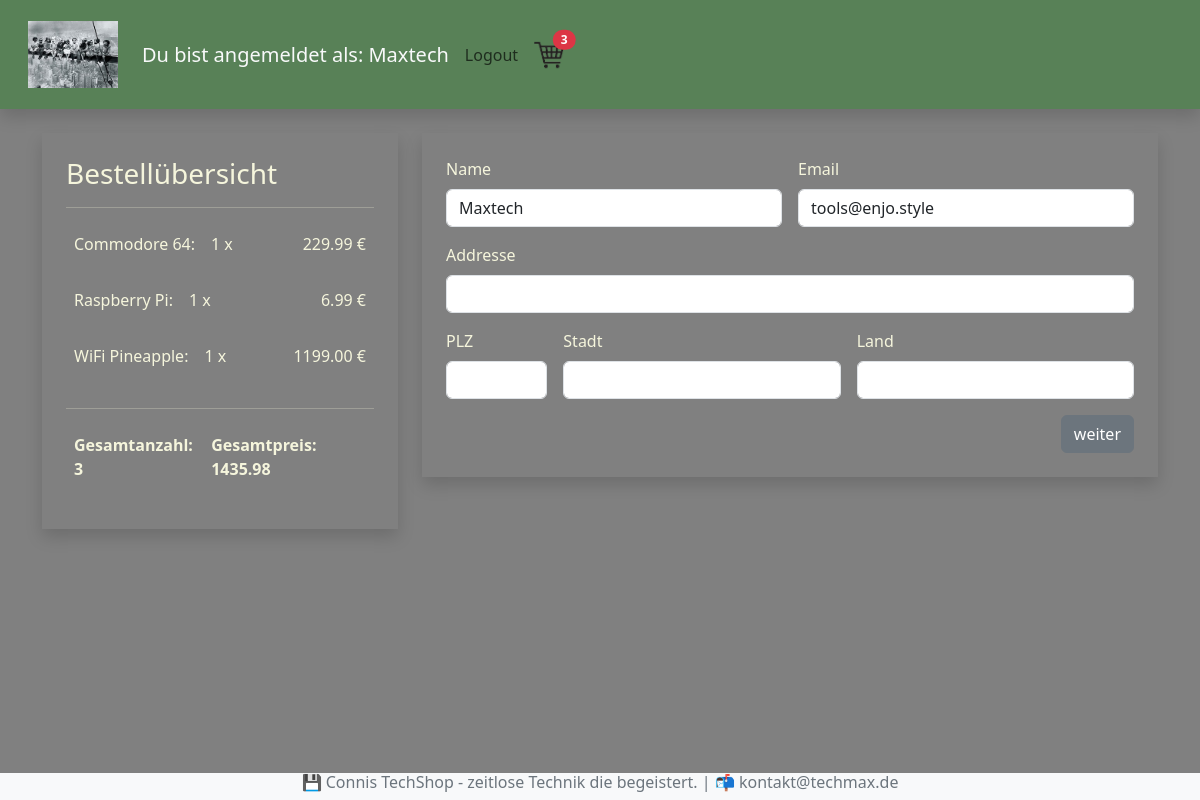
/kasse/ (signed in), run on an earlier commit of the app's database.
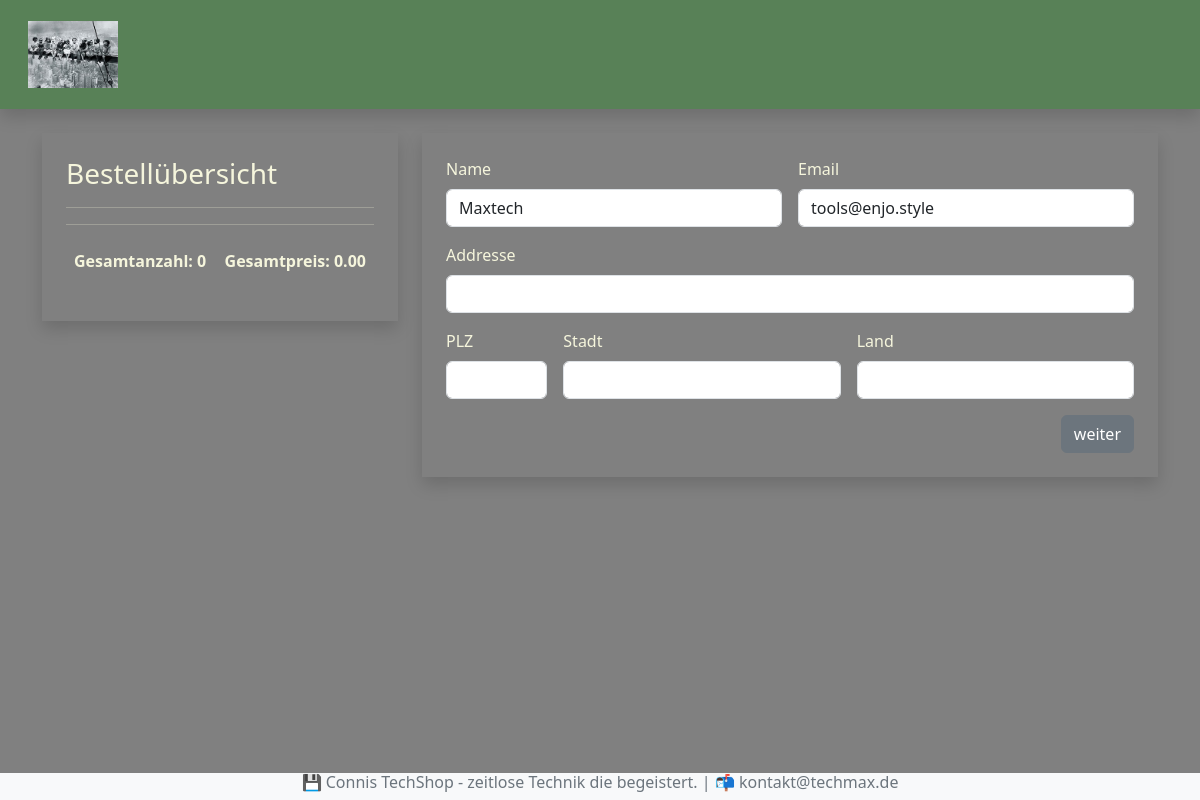
And on a later commit of the database.
### shop/models.py (models this page shows, shortened)
class BestellteArtikel(models.Model):
    artikel = models.ForeignKey(Artikel, on_delete=models.SET_NULL, null=True, blank=True)
    bestellung = models.ForeignKey(Bestellung, on_delete=models.SET_NULL, null=True, blank=True)
    menge = models.IntegerField(default=0, null=True, blank=True)
    datum = models.DateTimeField(auto_now_add=True)
    @property
    def get_summe(self):
        summe = self.artikel.preis * self.menge
        return summe

class Artikel(models.Model):
    name = models.CharField(max_length=200, null=True)
    beschreibung = models.TextField(null=True, blank=True)
    preis = models.FloatField()
    bild = models.ImageField(null=True, blank=True)
    def __str__(self):
        return str(self.name)

class Bestellung(models.Model):
    kunde = models.ForeignKey(Kunde, on_delete=models.SET_NULL, null=True, blank=True)
    bestelldatum = models.DateTimeField(auto_now_add=True)
    erledigt = models.BooleanField(default=False, null=True, blank=True)
    auftrags_id = models.CharField(max_length=200, null=200)
    @property
    def get_gesamtpreis(self):
        bestellteartikels = self.bestellteartikel_set.all()
        gesamtpreis = sum(artikel.get_summe for artikel in bestellteartikels)
        return gesamtpreis
    @property
    def get_gesamtmenge(self):
        bestellteartikels = self.bestellteartikel_set.all()
        gesamtmenge = sum(artikel.menge for artikel in bestellteartikels)
        return gesamtmenge

### shop/views.py (the view)
# urls.py: path('kasse/', views.kasse, name ="kasse"),
def kasse(request):
    if request.user.is_authenticated:
        kunde = request.user.kunde
        bestellung, created = Bestellung.objects.get_or_create(kunde=kunde, erledigt=False)
        artikels = bestellung.bestellteartikel_set.all()
    else:
        artikels = []
        bestellung = []
    ctx = {"artikels":artikels, "bestellung":bestellung}
    return render(request, 'shop/kasse.html', ctx)

### shop/context_processors.py (called while the page is built, shortened)
def warenkorb_anzahl(request):
    if request.user.is_authenticated:
        kunde = request.user.kunde
        bestellung, created = Bestellung.objects.get_or_create(kunde=kunde, erledigt=False)
        if bestellung:
            menge = bestellung.get_gesamtmenge
        else:
            menge = 0
    return {'menge': menge}

### shop/templates/shop/kasse.html (shortened to what this page needs)
{% extends 'shop/index.html' %} {% block content %}
<div class="row mt-4">
  <div class="col-4">
    <div class="shadow p-4">
      <h3>Bestellübersicht</h3>
      <hr />
      {% for artikel in artikels %}
      <div class="d-flex">
        <p class="p-2">{{ artikel.artikel }}:</p>
        <p class="me-auto p-2">{{ artikel.menge }} x</p>
        <p class="p-2">{{ artikel.get_summe|floatformat:2 }} €</p>
      </div>
      {% endfor %}
      <hr />
      <div class="d-flex">
        <p class="me-auto fw-bold p-2">
          Gesamtanzahl: {{ bestellung.get_gesamtmenge|floatformat:0 }}
        </p>
        <p class="fw-bold p-2">
          Gesamtpreis: {{ bestellung.get_gesamtpreis|floatformat:2 }}
        </p>
      </div>
    </div>
  </div>
  <div class="col-8">
    <div class="shadow p-4">
      <form id="formular" class="row g-3">
        <div class="col-md-6">
          <label for="inputName" class="form-label">Name</label>
          {% if request.user.is_authenticated %}
          <input
            type="text"
            class="form-control"
            id="inputName"
            value="{{request.user|title}}"
            required
          />
          {% else %}
          <input type="text" class="form-control" id="inputName" required />
          {% endif %}
        </div>
        <div class="col-md-6">
          <label for="inputEmail" class="form-label">Email</label>
          {% if request.user.is_authenticated %}
          <input
            type="email"
            class="form-control"
            id="inputEmail"
            value="{{request.user.email}}"
            required
          />
          {% else %}
          <input type="email" class="form-control" id="inputEmail" required />
          {% endif %}
        </div>
        <div class="col-12">
          <label for="inputAddress" class="form-label">Addresse</label>
          <input type="text" class="form-control" id="inputAdresse" required />
        </div>
        <div class="col-md-2">
          <label for="inputPlz" class="form-label">PLZ</label>
          <input type="text" class="form-control" id="inputPlz" required />
        </div>
        <div class="col-md-5">
          <label for="inputStadt" class="form-label">Stadt</label>
          <input type="text" class="form-control" id="inputStadt" required />
        </div>
        <div class="col-md-5">
          <label for="inputLand" class="form-label">Land</label>
          <input type="text" class="form-control" id="inputLand" required />
        </div>
        <div class="col-12 d-flex justify-content-end">
          <button type="submit" id="formular-button" class="btn btn-secondary">
            weiter
          </button>
        </div>
      </form>
    </div>
  </div>
</div>
{% endblock content %}

### shop/templates/shop/menu.html (shortened to what this page needs)
{% load static %}
<nav
  class="navbar d-flex shadow sticky-top p-3 mb-4 navbar-expand-sm"
  style="background-color: #588157"
>
  <div class="container-fluid">
    <a class="navbar-brand link-light" href="{% url 'shop' %}"
      ><img
        src="{% static 'bilder/techshop_kids.png' %}"
        width="90"
        alt="Logo Connis TechShop"
    /></a>
    {% if artikels %}
    <div class="collapse navbar-collapse" id="navbarNavDropdown">
      <div class="navbar-nav">
        <div class="d-flex align-items-center">
          {% if request.user.is_authenticated %}
          <h5 class="text-light m-2">
            Du bist angemeldet als: {{request.user|title}}
          </h5>
          <a class="nav-link btn btn-light p-2" href="{% url 'logout' %}"
            >Logout</a
          >
          {% else %}
          <a class="nav-link btn btn-light p-2" href="{% url 'login' %}"
            >Login</a
          >
          {% endif %}
          <a class="nav-link link-light p-2" href="{% url 'warenkorb' %}"
            ><img
              src="{% static 'bilder/warenkorb.png' %}"
              width="30"
              alt="Warenkorb"
            />
            {% if menge >= 1 %}
            <span
              class="badge rounded-pill bg-danger position-absolute top-25 start-25 translate-middle"
              >{{menge}}</span
            >
            {% endif %}
          </a>
        </div>
      </div>
    </div>
    {% endif %}
  </div>
</nav>

What changed in the data, as far as the page shows it:
no longer on this page (row unchanged): BestellteArtikel: artikel "Commodore 64", menge "1", get_summe "229.99"
no longer on this page (row unchanged): BestellteArtikel: artikel "Raspberry Pi", menge "1", get_summe "6.99"
no longer on this page (row unchanged): BestellteArtikel: artikel "WiFi Pineapple", menge "1", get_summe "1199.00"
no longer on this page (row edited): Bestellung: get_gesamtmenge "3", get_gesamtpreis "1435.98"
added Bestellung: get_gesamtmenge "0", get_gesamtpreis "0.00"
Also different on the page:
{{ request.user|title }}: "Maxtech" → (not shown)
{{ menge }}: "3" → (not shown)
text no longer shown: "Du bist angemeldet als: Logout"
